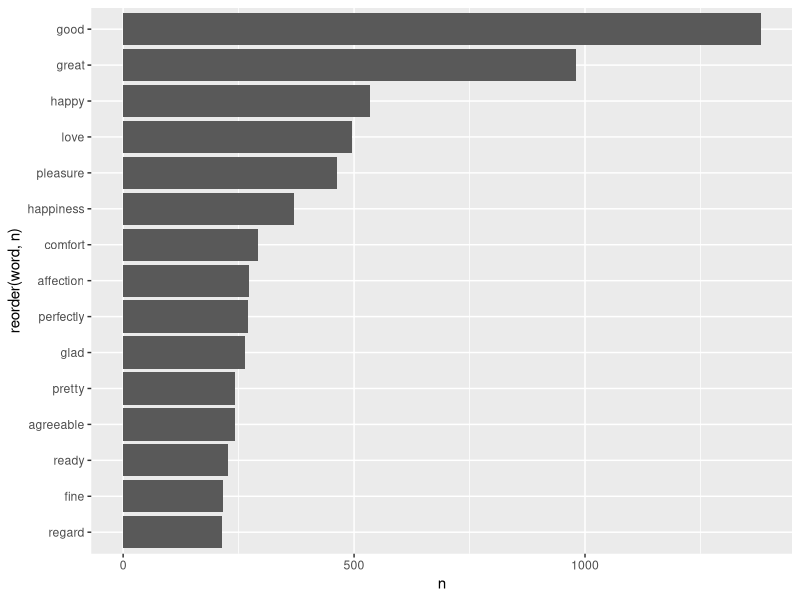

The R script that drew this image:
## ---- chunk 1
knitr::opts_chunk$set(echo = TRUE)
## ---- chunk 2
library(tidytext)
library(janeaustenr)
library(dplyr)
library(stringr)
library(ggplot2)
## ---- chunk 3
# load materials
original_books <- austen_books() %>%
  group_by(book) %>%
  mutate(line = row_number(),
         chapter = cumsum(str_detect(text, regex("^chapter [\\divxlc]",
                                                 ignore_case = TRUE)))) %>%
  ungroup()
original_books
## ---- chunk 4
tidy_books <- original_books %>%
  unnest_tokens(word, text)

tidy_books
## ---- chunk 5
cleaned_books <- tidy_books %>%
  anti_join(stop_words %>% filter(lexicon == "SMART"),
            by = 'word')
cleaned_books
## ---- chunk 6
positive <- get_sentiments("bing") %>%
  filter(sentiment == "positive")
positive
## ---- chunk 7
cleaned_books %>% 
  semi_join(positive, by = "word") %>%
  count(word, sort = TRUE) %>%
  slice(0:15) %>% 
  ggplot(aes(x = n , y = reorder(word,n))) +
  geom_col()
  
  
